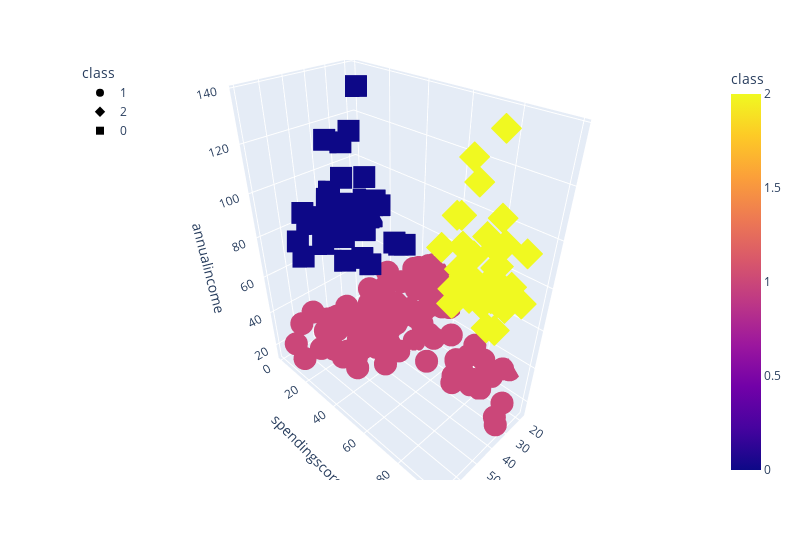

The cell this chart's notebook holds for it:
### Code cell
get_clusters(6,shopping_df)

### Figure 1 — Plotly figure (JSON) as saved in the notebook; plotly's stock layout.template omitted (floating-point values rounded to 4 significant figures)
{"data": [{"hovertemplate": "class=%{marker.color}<br>age=%{x}<br>spendingscore=%{y}<br>annualincome=%{z}<extra></extra>", "legendgroup": "1", "marker": {"color": [1, 1, 1, 1, 1, 1, 1, 1, 1, 1, 1, 1, 1, 1, 1, 1, 1, 1, 1, 1, 1, 1, 1, 1, 1, 1, 1, 1, 1, 1, 1, 1, 1, 1, 1, 1, 1, 1, 1, 1, 1, 1, 1, 1, 1, 1, 1, 1, 1, 1, 1, 1, 1, 1, 1, 1, 1, 1, 1, 1, 1, 1, 1, 1, 1, 1, 1, 1, 1, 1, 1, 1, 1, 1, 1, 1, 1, 1, 1, 1, 1, 1, 1, 1, 1, 1, 1, 1, 1, 1, 1, 1, 1, 1, 1, 1, 1, 1, 1, 1, 1, 1, 1, 1, 1, 1, 1, 1, 1, 1, 1, 1, 1, 1, 1, 1, 1, 1, 1, 1, 1, 1, 1], "coloraxis": "coloraxis", "symbol": "circle"}, "mode": "markers", "name": "1", "scene": "scene", "showlegend": true, "type": "scatter3d", "x": [19, 21, 20, 23, 31, 22, 35, 23, 64, 30, 67, 35, 58, 24, 37, 22, 35, 20, 52, 35, 35, 25, 46, 31, 54, 29, 45, 35, 40, 23, 60, 21, 53, 18, 49, 21, 42, 30, 36, 20, 65, 24, 48, 31, 49, 24, 50, 27, 29, 31, 49, 33, 31, 59, 50, 47, 51, 69, 27, 53, 70, 19, 67, 54, 63, 18, 43, 68, 19, 32, 70, 47, 60, 60, 59, 26, 45, 40, 23, 49, 57, 38, 67, 46, 21, 48, 55, 22, 34, 50, 68, 18, 48, 40, 32, 24, 47, 27, 48, 20, 23, 49, 67, 26, 49, 21, 66, 54, 68, 66, 65, 19, 38, 19, 18, 19, 63, 49, 51, 50, 27, 38, 40], "y": [39, 81, 6, 77, 40, 76, 6, 94, 3, 72, 14, 99, 15, 77, 13, 79, 35, 66, 29, 98, 35, 73, 5, 73, 14, 82, 32, 61, 31, 87, 4, 73, 4, 92, 14, 81, 17, 73, 26, 75, 35, 92, 36, 61, 28, 65, 55, 47, 42, 42, 52, 60, 54, 60, 45, 41, 50, 46, 51, 46, 56, 55, 52, 59, 51, 59, 50, 48, 59, 47, 55, 42, 49, 56, 47, 54, 53, 48, 52, 42, 51, 55, 41, 44, 57, 46, 58, 55, 60, 46, 55, 41, 49, 40, 42, 52, 47, 50, 42, 49, 41, 48, 59, 55, 56, 42, 50, 46, 43, 48, 52, 54, 42, 46, 48, 50, 43, 59, 43, 57, 56, 40, 58], "z": [15, 15, 16, 16, 17, 17, 18, 18, 19, 19, 19, 19, 20, 20, 20, 20, 21, 21, 23, 23, 24, 24, 25, 25, 28, 28, 28, 28, 29, 29, 30, 30, 33, 33, 33, 33, 34, 34, 37, 37, 38, 38, 39, 39, 39, 39, 40, 40, 40, 40, 42, 42, 43, 43, 43, 43, 44, 44, 46, 46, 46, 46, 47, 47, 48, 48, 48, 48, 48, 48, 49, 49, 50, 50, 54, 54, 54, 54, 54, 54, 54, 54, 54, 54, 54, 54, 57, 57, 58, 58, 59, 59, 60, 60, 60, 60, 60, 60, 61, 61, 62, 62, 62, 62, 62, 62, 63, 63, 63, 63, 63, 63, 64, 64, 65, 65, 65, 65, 67, 67, 67, 67, 69]}, {"hovertemplate": "class=%{marker.color}<br>age=%{x}<br>spendingscore=%{y}<br>annualincome=%{z}<extra></extra>", "legendgroup": "2", "marker": {"color": [2, 2, 2, 2, 2, 2, 2, 2, 2, 2, 2, 2, 2, 2, 2, 2, 2, 2, 2, 2, 2, 2, 2, 2, 2, 2, 2, 2, 2, 2, 2, 2, 2, 2, 2, 2, 2, 2, 2], "coloraxis": "coloraxis", "symbol": "diamond"}, "mode": "markers", "name": "2", "scene": "scene", "showlegend": true, "type": "scatter3d", "x": [39, 31, 40, 38, 39, 31, 29, 32, 35, 32, 32, 28, 32, 34, 39, 38, 27, 30, 30, 29, 31, 36, 33, 32, 28, 36, 30, 27, 35, 32, 29, 30, 28, 36, 32, 38, 35, 32, 30], "y": [91, 77, 95, 75, 75, 71, 88, 73, 72, 93, 87, 97, 74, 90, 88, 76, 89, 78, 73, 83, 93, 75, 95, 63, 75, 92, 86, 69, 90, 86, 88, 97, 68, 85, 69, 91, 79, 74, 83], "z": [69, 70, 71, 71, 71, 72, 73, 73, 74, 75, 76, 77, 77, 78, 78, 78, 78, 78, 78, 79, 81, 85, 86, 87, 87, 87, 88, 88, 93, 97, 98, 99, 101, 103, 103, 113, 120, 126, 137]}, {"hovertemplate": "class=%{marker.color}<br>age=%{x}<br>spendingscore=%{y}<br>annualincome=%{z}<extra></extra>", "legendgroup": "0", "marker": {"color": [0, 0, 0, 0, 0, 0, 0, 0, 0, 0, 0, 0, 0, 0, 0, 0, 0, 0, 0, 0, 0, 0, 0, 0, 0, 0, 0, 0, 0, 0, 0, 0, 0, 0, 0, 0, 0, 0], "coloraxis": "coloraxis", "symbol": "square"}, "mode": "markers", "name": "0", "scene": "scene", "showlegend": true, "type": "scatter3d", "x": [23, 43, 59, 47, 25, 20, 44, 19, 57, 28, 25, 48, 34, 43, 44, 47, 37, 34, 56, 19, 50, 42, 36, 40, 36, 52, 58, 59, 37, 46, 41, 54, 41, 34, 33, 47, 45, 32], "y": [29, 35, 11, 9, 34, 5, 7, 10, 5, 40, 12, 36, 22, 17, 20, 16, 1, 1, 35, 5, 26, 20, 27, 13, 10, 13, 15, 14, 32, 15, 39, 24, 17, 23, 8, 16, 28, 18], "z": [70, 71, 71, 71, 72, 73, 73, 74, 75, 76, 77, 77, 78, 78, 78, 78, 78, 78, 79, 81, 85, 86, 87, 87, 87, 88, 88, 93, 97, 98, 99, 101, 103, 103, 113, 120, 126, 137]}], "layout": {"coloraxis": {"colorbar": {"title": {"text": "class"}}, "colorscale": [[0, "#0d0887"], [0.1111, "#46039f"], [0.2222, "#7201a8"], [0.3333, "#9c179e"], [0.4444, "#bd3786"], [0.5556, "#d8576b"], [0.6667, "#ed7953"], [0.7778, "#fb9f3a"], [0.8889, "#fdca26"], [1, "#f0f921"]]}, "legend": {"title": {"text": "class"}, "tracegroupgap": 0, "x": 0, "y": 1}, "margin": {"t": 60}, "scene": {"domain": {"x": [0, 1], "y": [0, 1]}, "xaxis": {"title": {"text": "age"}}, "yaxis": {"title": {"text": "spendingscore"}}, "zaxis": {"title": {"text": "annualincome"}}}, "width": 800}}
